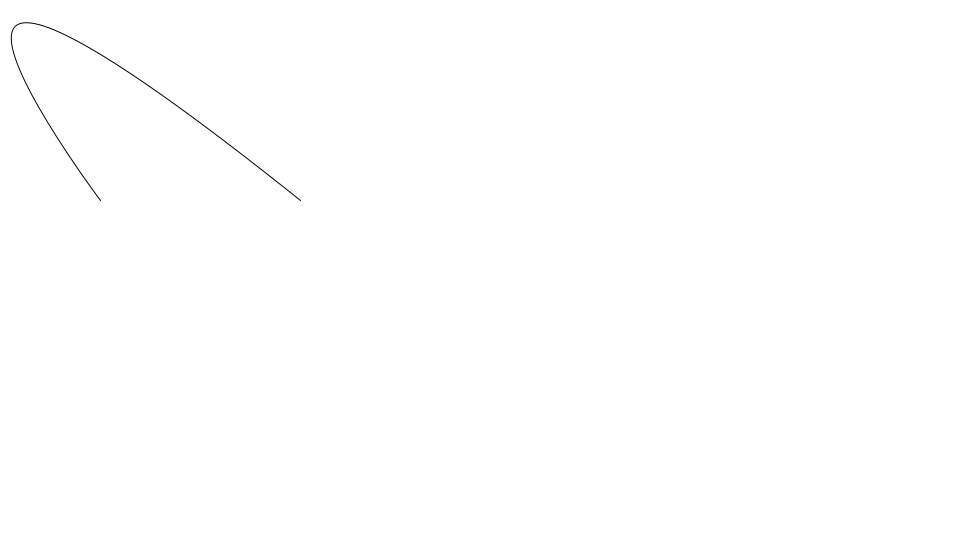
Frame 1 (no input)
Frame 60 (the mouse pressed at the canvas centre just before this capture): identical to frame 1, image omitted
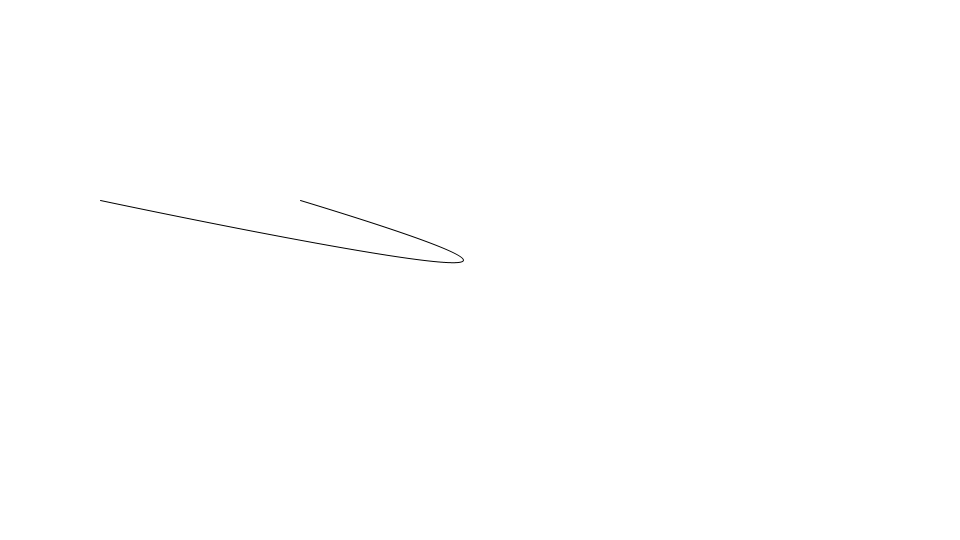
Frame 120 (the mouse held since frame 60 and released just before this capture)

The Processing sketch that drew these frames (run headless with seeded random() and noise(); from frame 60 on, the mouse is pressed at the canvas centre):

// Processing sketch: CurveThroughPoint
// ── CurveThroughPoint.pde
float x0 = 100;
float y0 = 200;
float x1;
float y1;
float x2 = 300;
float y2 = 200;

void setup() {
  size(960, 540);
  frameRate(30);
}

void draw() {
  background(255);
  stroke(0);
  noFill();
  
  x1 = mouseX * 2 - (x0 + x2) / 2;
  y1 = mouseY * 2 - (y0 + y2) / 2;
  
  beginShape();
  vertex(x0, y0);
  bezierVertex(x0, y0, x1, y1, x2, y2);
  endShape();
}
